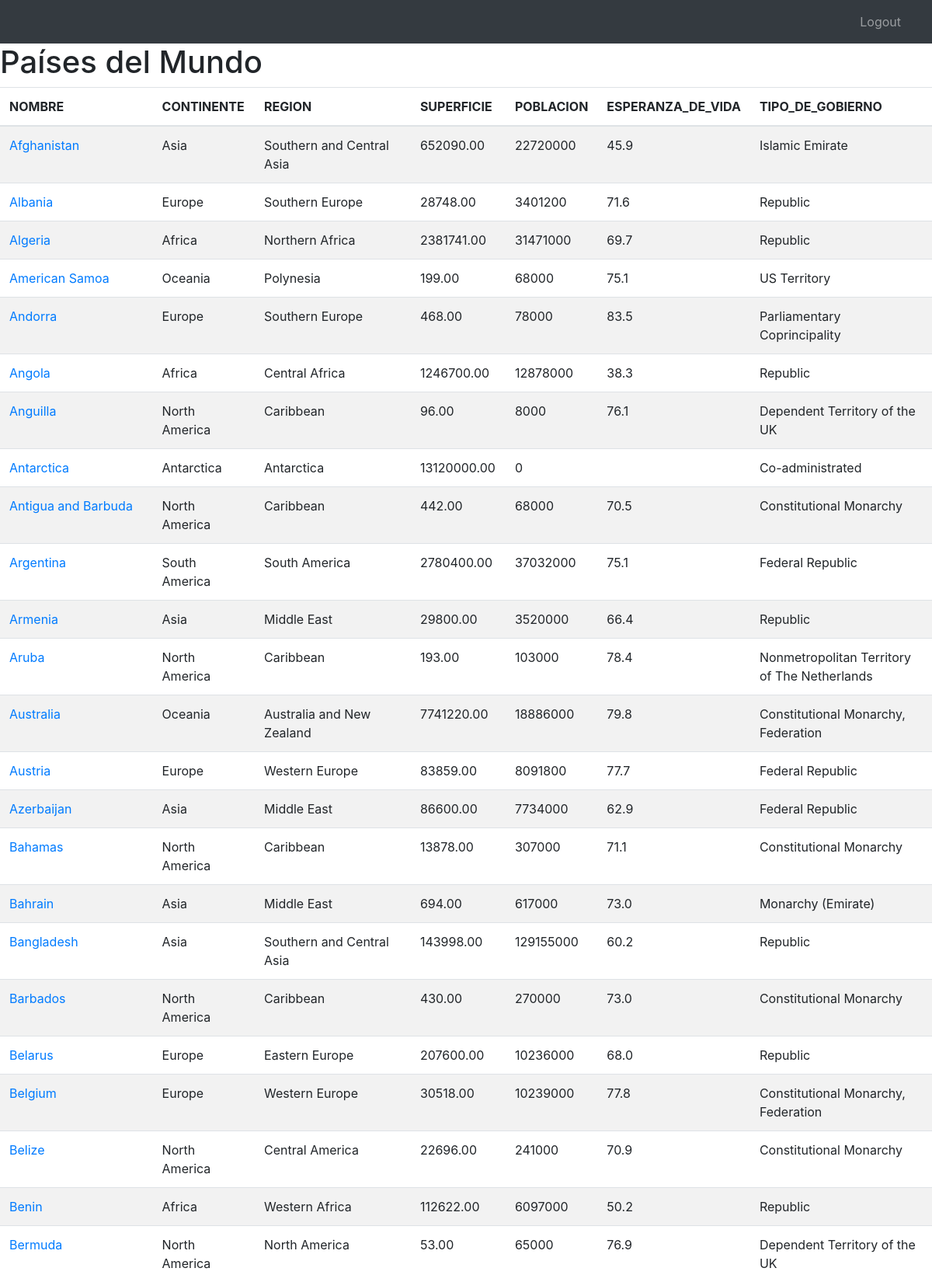
Page /world/private.php (upper part) on the committed database.
### tables this page shows
CREATE TABLE `country` (
  `Code` char(3) NOT NULL DEFAULT '',
  `Name` char(52) NOT NULL DEFAULT '',
  `Continent` enum('Asia','Europe','North America','Africa','Oceania','Antarctica','South America') NOT NULL DEFAULT 'Asia',
  `Region` char(26) NOT NULL DEFAULT '',
  `SurfaceArea` decimal(10,2) NOT NULL DEFAULT '0.00',
  `IndepYear` smallint DEFAULT NULL,
  `Population` int NOT NULL DEFAULT '0',
  `LifeExpectancy` decimal(3,1) DEFAULT NULL,
  `GNP` decimal(10,2) DEFAULT NULL,
  `GNPOld` decimal(10,2) DEFAULT NULL,
  `LocalName` char(45) NOT NULL DEFAULT '',
  `GovernmentForm` char(45) NOT NULL DEFAULT '',
  `HeadOfState` char(60) DEFAULT NULL,
  `Capital` int DEFAULT NULL,
  `Code2` char(2) NOT NULL DEFAULT '',
  PRIMARY KEY (`Code`)
);

### world/private.php (the view, shortened to what this page needs)
<!DOCTYPE html>
<html lang="en">
<head>
    <link rel="stylesheet" href="https://maxcdn.bootstrapcdn.com/bootstrap/4.4.1/css/bootstrap.min.css" />
</head>
<body>
    <nav class="navbar  navbar-expand-sm bg-dark navbar-dark justify-content-end ">
        <ul class="navbar-nav">
            <li class="nav-item">
                <a class="nav-link" href="salir.php">Logout</a>
            </li>
            <li class="nav-item active">
                <a class="nav-link" href="#"><?php echo $_SESSION['user']; ?></a>
            </li>
        </ul>
    </nav>
    <h1>Países del Mundo</h1>
    <?php
  include('config.php');
  $link = new PDO('mysql:host=' . $db_hostname . ';dbname=' . $db_nombre,  $db_usuario, $db_clave, $opciones);
  ?>
    <table class="table table-striped">
        <thead>
            <tr>
                <th>NOMBRE</th>
                <th>CONTINENTE</th>
                <th>REGION</th>
                <th>SUPERFICIE</th>
                <th>POBLACION</th>
                <th>ESPERANZA_DE_VIDA</th>
                <th>TIPO_DE_GOBIERNO</th>
            </tr>
        </thead>
        <?php
    foreach ($link->query('SELECT * from country ORDER BY name') as $row) {
    ?>
        <tr>
            <td><a href="paises.php/?valor=<?php echo $row['Code'] ?>"><?php echo $row['Name']
                                                                    ?></a>
            </td>
            <td><?php echo $row['Continent'] ?></td>
            <td><?php echo $row['Region'] ?></td>
            <td><?php echo $row['SurfaceArea'] ?></td>
            <td><?php echo $row['Population'] ?></td>
            <td><?php echo $row['LifeExpectancy'] ?></td>
            <td><?php echo $row['GovernmentForm'] ?></td>
        </tr>
        <?php
    }
    ?>
    </table>
</body>
</html>

### rows in the picture
country: Name "Afghanistan", Continent "Asia", Region "Southern and Central Asia", SurfaceArea "652090.00", Population "22720000", LifeExpectancy "45.9", GovernmentForm "Islamic Emirate"
country: Name "Albania", Continent "Europe", Region "Southern Europe", SurfaceArea "28748.00", Population "3401200", LifeExpectancy "71.6", GovernmentForm "Republic"
country: Name "Algeria", Continent "Africa", Region "Northern Africa", SurfaceArea "2381741.00", Population "31471000", LifeExpectancy "69.7", GovernmentForm "Republic"
country: Name "American Samoa", Continent "Oceania", Region "Polynesia", SurfaceArea "199.00", Population "68000", LifeExpectancy "75.1", GovernmentForm "US Territory"
country: Name "Andorra", Continent "Europe", Region "Southern Europe", SurfaceArea "468.00", Population "78000", LifeExpectancy "83.5", GovernmentForm "Parliamentary Coprincipality"
country: Name "Angola", Continent "Africa", Region "Central Africa", SurfaceArea "1246700.00", Population "12878000", LifeExpectancy "38.3", GovernmentForm "Republic"
country: Name "Anguilla", Continent "North America", Region "Caribbean", SurfaceArea "96.00", Population "8000", LifeExpectancy "76.1", GovernmentForm "Dependent Territory of the UK"
country: Name "Antarctica", Continent "Antarctica", Region "Antarctica", SurfaceArea "13120000.00", Population "0", GovernmentForm "Co-administrated"
country: Name "Antigua and Barbuda", Continent "North America", Region "Caribbean", SurfaceArea "442.00", Population "68000", LifeExpectancy "70.5", GovernmentForm "Constitutional Monarchy"
country: Name "Argentina", Continent "South America", Region "South America", SurfaceArea "2780400.00", Population "37032000", LifeExpectancy "75.1", GovernmentForm "Federal Republic"
country: Name "Armenia", Continent "Asia", Region "Middle East", SurfaceArea "29800.00", Population "3520000", LifeExpectancy "66.4", GovernmentForm "Republic"
country: Name "Aruba", Continent "North America", Region "Caribbean", SurfaceArea "193.00", Population "103000", LifeExpectancy "78.4", GovernmentForm "Nonmetropolitan Territory of The Netherlands"
country: Name "Australia", Continent "Oceania", Region "Australia and New Zealand", SurfaceArea "7741220.00", Population "18886000", LifeExpectancy "79.8", GovernmentForm "Constitutional Monarchy, Federation"
country: Name "Austria", Continent "Europe", Region "Western Europe", SurfaceArea "83859.00", Population "8091800", LifeExpectancy "77.7", GovernmentForm "Federal Republic"
country: Name "Azerbaijan", Continent "Asia", Region "Middle East", SurfaceArea "86600.00", Population "7734000", LifeExpectancy "62.9", GovernmentForm "Federal Republic"
country: Name "Bahamas", Continent "North America", Region "Caribbean", SurfaceArea "13878.00", Population "307000", LifeExpectancy "71.1", GovernmentForm "Constitutional Monarchy"
country: Name "Bahrain", Continent "Asia", Region "Middle East", SurfaceArea "694.00", Population "617000", LifeExpectancy "73.0", GovernmentForm "Monarchy (Emirate)"
country: Name "Bangladesh", Continent "Asia", Region "Southern and Central Asia", SurfaceArea "143998.00", Population "129155000", LifeExpectancy "60.2", GovernmentForm "Republic"
country: Name "Barbados", Continent "North America", Region "Caribbean", SurfaceArea "430.00", Population "270000", LifeExpectancy "73.0", GovernmentForm "Constitutional Monarchy"
country: Name "Belarus", Continent "Europe", Region "Eastern Europe", SurfaceArea "207600.00", Population "10236000", LifeExpectancy "68.0", GovernmentForm "Republic"
country: Name "Belgium", Continent "Europe", Region "Western Europe", SurfaceArea "30518.00", Population "10239000", LifeExpectancy "77.8", GovernmentForm "Constitutional Monarchy, Federation"
country: Name "Belize", Continent "North America", Region "Central America", SurfaceArea "22696.00", Population "241000", LifeExpectancy "70.9", GovernmentForm "Constitutional Monarchy"
country: Name "Benin", Continent "Africa", Region "Western Africa", SurfaceArea "112622.00", Population "6097000", LifeExpectancy "50.2", GovernmentForm "Republic"
country: Name "Bermuda", Continent "North America", Region "North America", SurfaceArea "53.00", Population "65000", LifeExpectancy "76.9", GovernmentForm "Dependent Territory of the UK"
